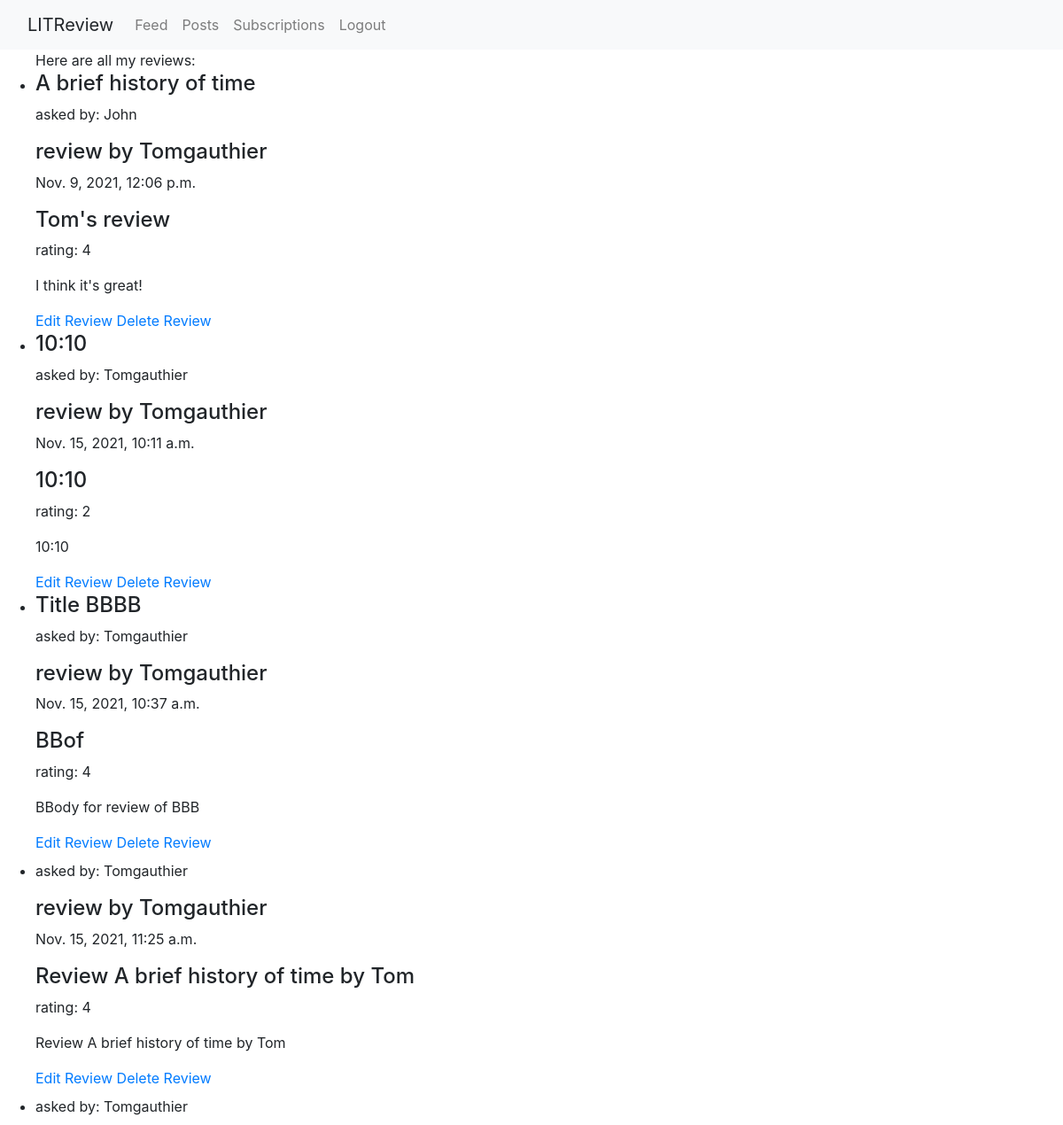
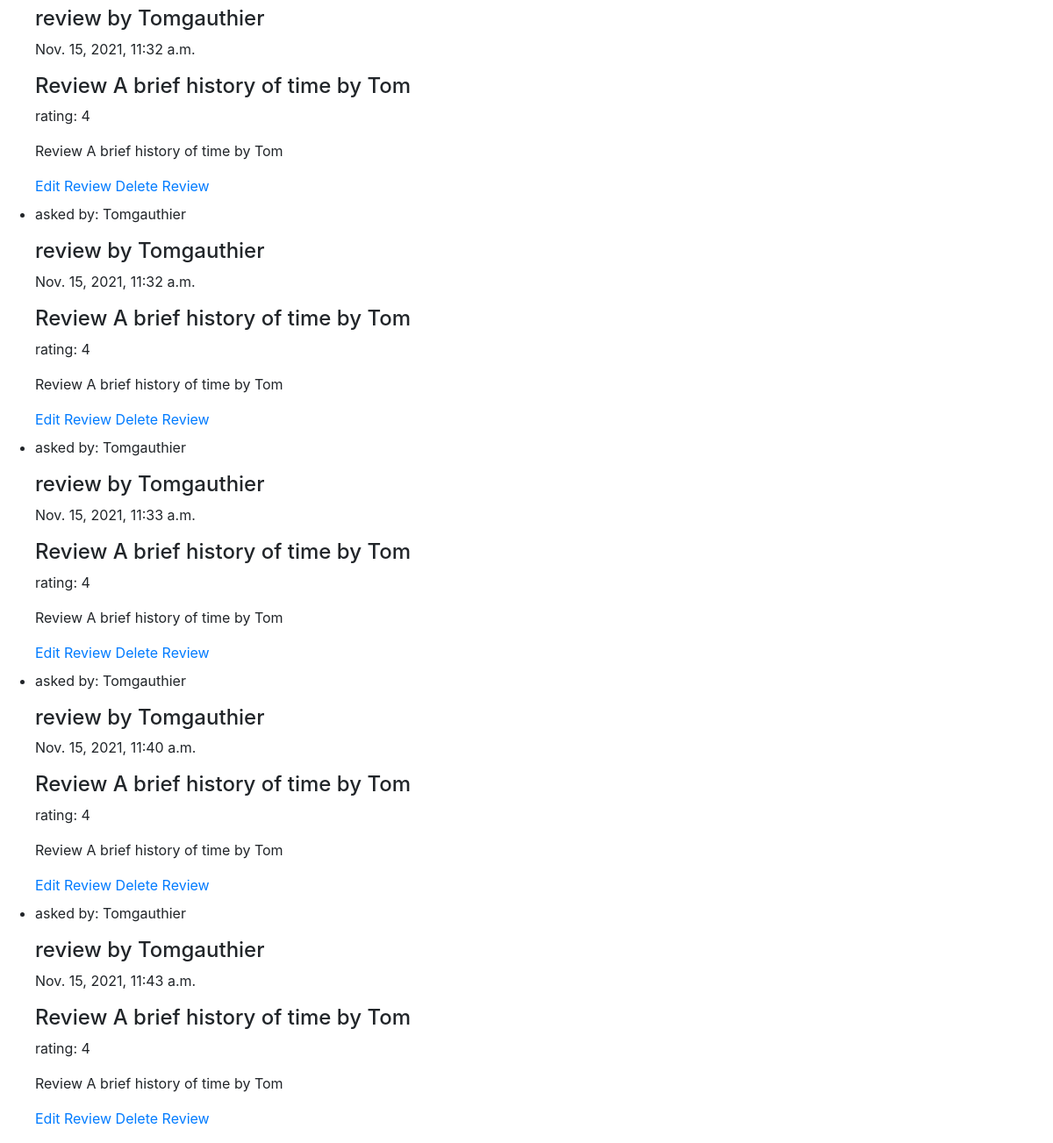
/my_reviews (signed in), run on an earlier commit of the app's database (2 pictures, top to bottom).
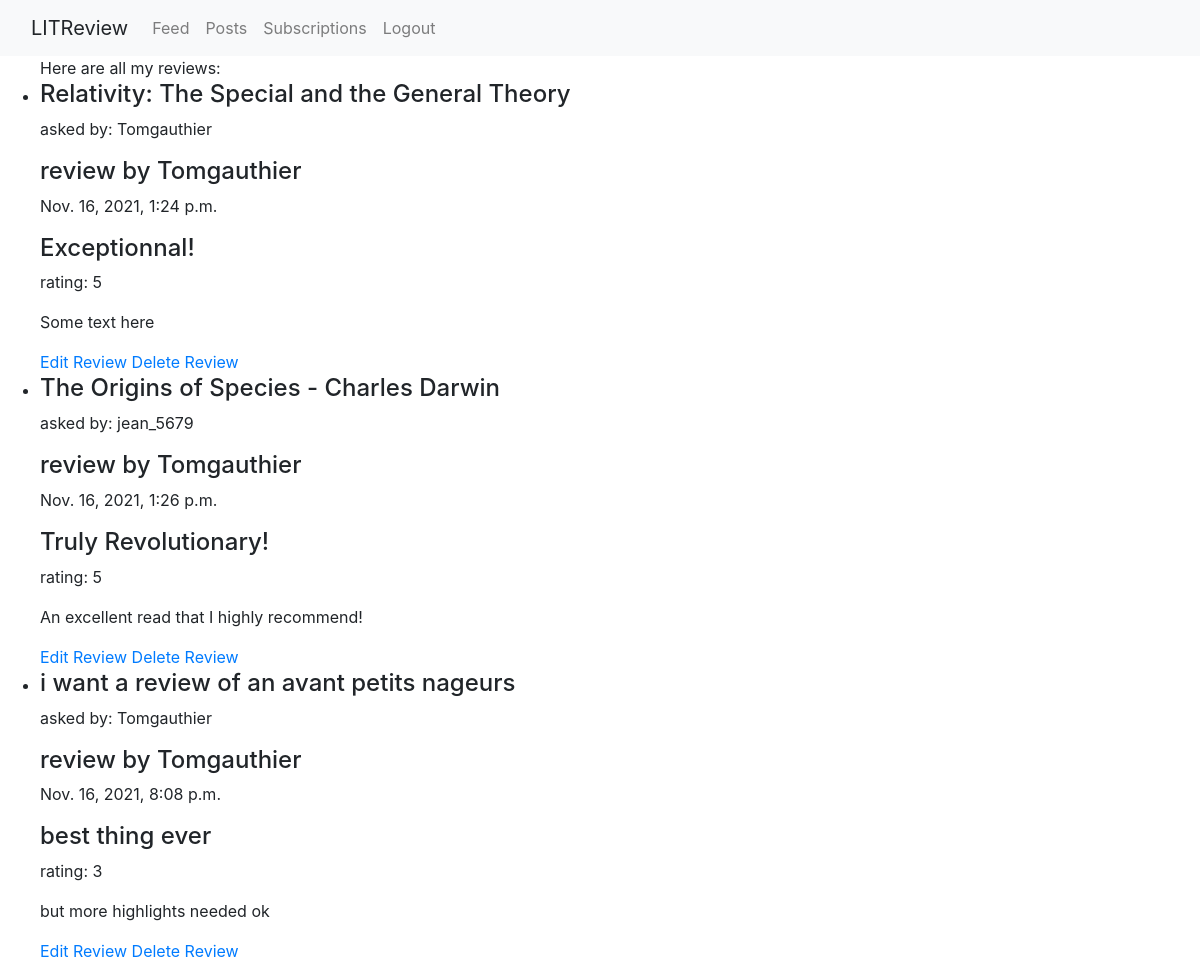
And on a later commit of the database.
### webapp/models.py (models this page shows)
class Review(models.Model):
    ticket = models.ForeignKey(to=Ticket, on_delete=models.CASCADE)
    rating = models.PositiveSmallIntegerField(
        validators=[MinValueValidator(0), MaxValueValidator(5)])
    headline = models.CharField(max_length=128)
    body = models.CharField(max_length=8192, blank=True)
    user = models.ForeignKey(
        to=settings.AUTH_USER_MODEL, on_delete=models.CASCADE, blank=True)
    time_created = models.DateTimeField(auto_now_add=True)

class Ticket(models.Model):
    title = models.CharField(max_length=128, blank=True)
    description = models.TextField(max_length=2059, blank=True)
    user = models.ForeignKey(
        to=settings.AUTH_USER_MODEL, on_delete=models.CASCADE, blank=True)
    image = models.ImageField(upload_to='images/', null=True, blank=True)
    time_created = models.DateTimeField(auto_now_add=True)

### webapp/views.py (the view)
# urls.py: path('my_reviews', views.my_reviews, name='my_reviews'),
def my_reviews(request):
    user = request.user
    reviews = Review.objects.all().filter(user_id=user.id)
    return render(request, 'my_reviews.html', {'reviews': reviews})

### webapp/templates/my_reviews.html
{% extends "main.html" %}
{% block content %}
<ul>
  {% if reviews %}
    <span>Here are all my reviews:</span>
    {% for review in reviews  %}
      <li>
        <h4>{{review.ticket.title}}</h4>
        <p>asked by: {{review.ticket.user}}</p>
        <h4>review by {{review.user}}</h4>
        <p>{{review.time_created}}</p>
        <h4>{{review.headline}}</h4>
        <p>rating: {{review.rating}}</p>
        <p>{{review.body}}</p>
        <a href="{% url 'edit_review' review_id=review.id %}">Edit Review</a>
        <a href="{% url 'delete_review' review_id=review.id %}">Delete Review</a>
      </li>
    {% endfor %}
  {% else %}
      <span class="text-danger"> No review to show!</span>
  {% endif %}
</ul>
{% endblock content %}

What changed in the data, as far as the page shows it:
removed Review: ticket "A brief history of time", ticket.user "John", user "Tomgauthier", time_created "Nov. 9, 2021, 12:06 p.m.", headline "Tom's review", rating "4", body "I think it's great!"
removed Review: ticket "10:10", ticket.user "Tomgauthier", user "Tomgauthier", time_created "Nov. 15, 2021, 10:11 a.m.", headline "10:10", rating "2", body "10:10"
removed Review: ticket "Title BBBB", ticket.user "Tomgauthier", user "Tomgauthier", time_created "Nov. 15, 2021, 10:37 a.m.", headline "BBof", rating "4", body "BBody for review of BBB"
removed Review: ticket.user "Tomgauthier", user "Tomgauthier", time_created "Nov. 15, 2021, 11:25 a.m.", headline "Review A brief history of time by Tom", rating "4", body "Review A brief history of time by Tom"
removed Review: ticket.user "Tomgauthier", user "Tomgauthier", time_created "Nov. 15, 2021, 11:32 a.m.", headline "Review A brief history of time by Tom", rating "4", body "Review A brief history of time by Tom"
removed Review: ticket.user "Tomgauthier", user "Tomgauthier", time_created "Nov. 15, 2021, 11:32 a.m.", headline "Review A brief history of time by Tom", rating "4", body "Review A brief history of time by Tom"
removed Review: ticket.user "Tomgauthier", user "Tomgauthier", time_created "Nov. 15, 2021, 11:33 a.m.", headline "Review A brief history of time by Tom", rating "4", body "Review A brief history of time by Tom"
removed Review: ticket.user "Tomgauthier", user "Tomgauthier", time_created "Nov. 15, 2021, 11:40 a.m.", headline "Review A brief history of time by Tom", rating "4", body "Review A brief history of time by Tom"
removed Review: ticket.user "Tomgauthier", user "Tomgauthier", time_created "Nov. 15, 2021, 11:43 a.m.", headline "Review A brief history of time by Tom", rating "4", body "Review A brief history of time by Tom"
added Review: ticket "Relativity: The Special and the General Theory", ticket.user "Tomgauthier", user "Tomgauthier", time_created "Nov. 16, 2021, 1:24 p.m.", headline "Exceptionnal!", rating "5", body "Some text here"
added Review: ticket "The Origins of Species - Charles Darwin", ticket.user "jean_5679", user "Tomgauthier", time_created "Nov. 16, 2021, 1:26 p.m.", headline "Truly Revolutionary!", rating "5", body "An excellent read that I highly recommend!"
added Review: ticket "i want a review of an avant petits nageurs", ticket.user "Tomgauthier", user "Tomgauthier", time_created "Nov. 16, 2021, 8:08 p.m.", headline "best thing ever", rating "3", body "but more highlights needed ok"
